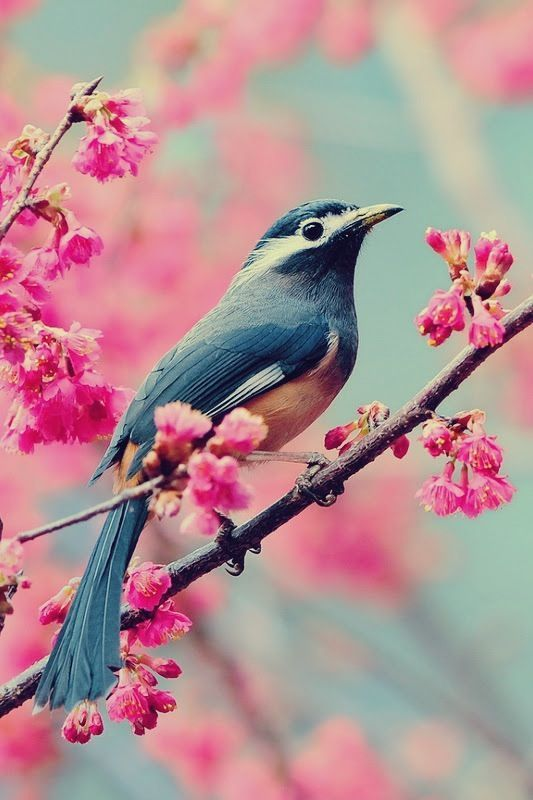
#> input picture images/bird.jpg, 533 x 800 px
$ python segmentation.py
#> lines starting #> are read from the running program, lines starting #| are printed output that depends on the picture; after the words box and inside, x2 and y2 are one past the last pixel; in counts of white or black regions, pixels touching at a corner belong together
#!/usr/bin/env python3

import argparse
import numpy as np
import matplotlib.pyplot as plt
from PIL import Image

class BinarySegmentation(object):
    def segment(self, img, threshold):
        return np.where(img < threshold, 0, 1)

    def otsu_segment(self, img):
        result = np.zeros_like(img)
        highest_variance = 0.
        best_threshold = 0

        for threshold in range(1, 256):
            segmented_img = self.segment(img, threshold=threshold)

            # Compute probabilities of foreground / background segments
            p1 = np.count_nonzero(segmented_img == 0) / np.size(segmented_img)
            p2 = 1. - p1

            # Segmentation is bad if there is only one segment visible
            if p1 == 0 or p2 == 0:
                continue

            # Compute each segment's mean intensity
            mu1 = np.mean(img, where=(segmented_img==0))
            mu2 = np.mean(img, where=(segmented_img==1))

            # Compute between-class variance
            var = p1 * p2 * (mu1 - mu2)**2

            # Pick maximum variance
            if var > highest_variance:
                result = segmented_img
                highest_variance = var
                best_threshold = threshold

        return result, best_threshold

def main(args):
    # Read original RGB image
    rgb = Image.open(args.file)
#> rgb is the input picture: PIL image 533x800 RGB; mean R, G, B 178.3, 142.7, 147

    # Convert image to grayscale
    gray = rgb.convert('L')
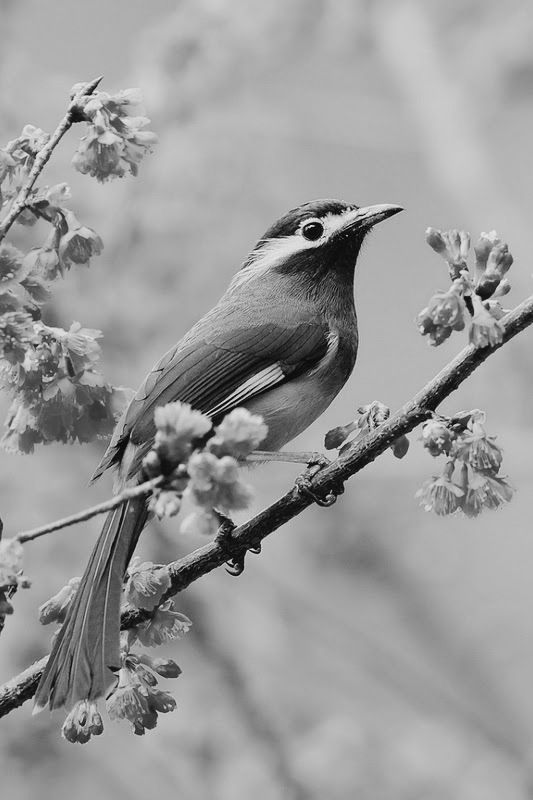
#> gray: PIL image 533x800 L; min 1, max 247, mean 153.8

    # Convert PIL image to numpy array
    img = np.asarray(gray)

    # Create segmenter object
    segmenter = BinarySegmentation()

    # Perform segmentation
    preset_thresholds = [75, 100, 125]
    s1 = segmenter.segment(img, threshold=preset_thresholds[0])
#> in segment, `return np.where(img < threshold, 0, 1)`:
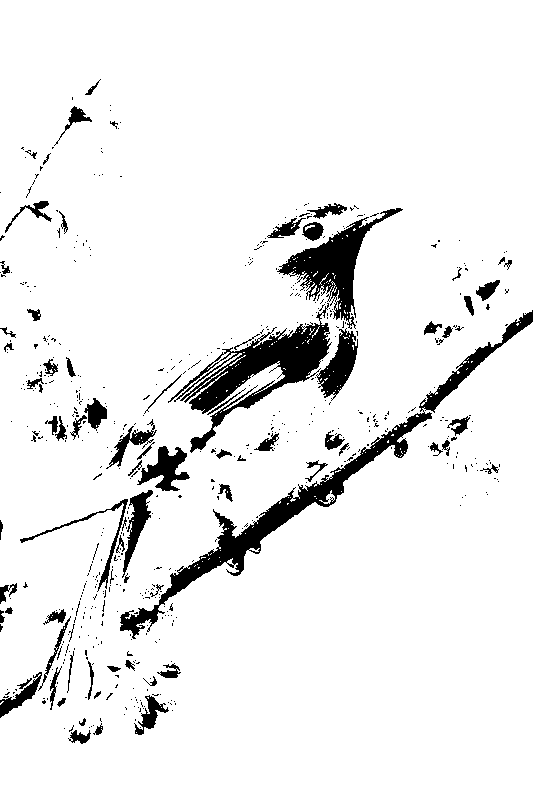
#> returned value: shape (800, 533) int64; values 0 (black) and 1 (white), 92.5% white; 595 black regions (515 under 20 px), largest, box (x1, y1, x2, y2) and area: (120, 310, 533, 639) 7907, (168, 303, 332, 453) 6153, (277, 208, 403, 329) 3933
    s2 = segmenter.segment(img, threshold=preset_thresholds[1])
#> call 2 of segment, with threshold = 100
#> in segment (call 2), `return np.where(img < threshold, 0, 1)`:
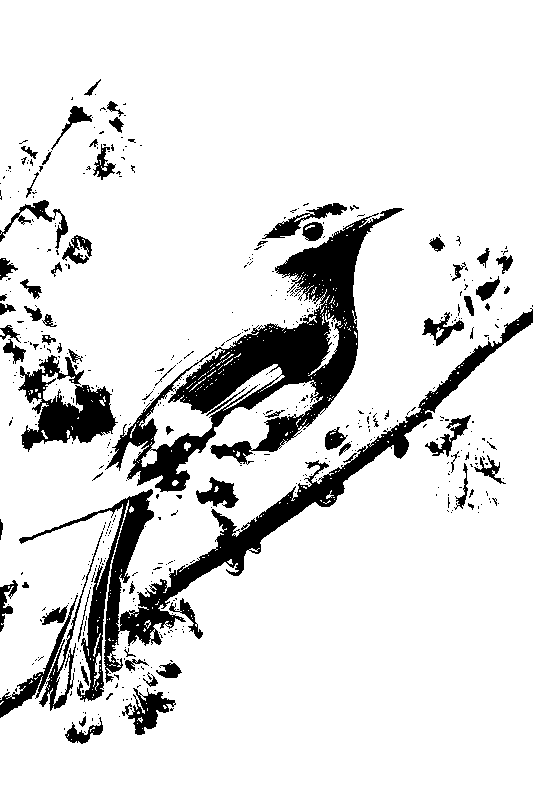
#> returned value: shape (800, 533) int64; values 0 (black) and 1 (white), 87.2% white; 525 black regions (454 under 20 px), largest, box (x1, y1, x2, y2) and area: (105, 208, 404, 492) 19551, (19, 308, 533, 702) 15272, (18, 355, 118, 452) 4393
    s3 = segmenter.segment(img, threshold=preset_thresholds[2])
#> call 3 of segment, with threshold = 125
#> in segment (call 3), `return np.where(img < threshold, 0, 1)`:
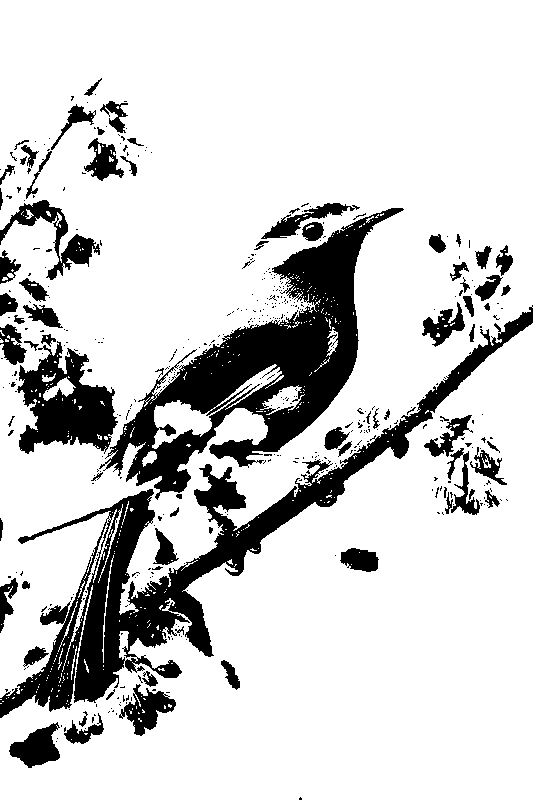
#> returned value: shape (800, 533) int64; values 0 (black) and 1 (white), 82% white; 446 black regions (370 under 20 px), largest, box (x1, y1, x2, y2) and area: (0, 305, 533, 718) 26003, (99, 208, 404, 500) 24750, (17, 341, 118, 454) 6165
    otsu, threshold = segmenter.otsu_segment(img)
#> the loop in otsu_segment, `for threshold in range(1, 256):` made 255 passes
#> (p1, p2, mu1, mu2, var, highest_variance) on passes 2 to 13: (2.35e-06, 1, 1, 153.8, 0.0548, 0.0548), (3.05e-05, 1, 1.92, 153.8, 0.703, 0.703), (7.27e-05, 1, 2.55, 153.8, 1.66, 1.66), (0.000155, 1, 3.32, 153.8, 3.51, 3.51), (0.000223, 1, 3.83, 153.9, 5.01, 5.01), (0.000295, 1, 4.37, 153.9, 6.6, 6.6), (0.000424, 1, 5.17, 153.9, 9.38, 9.38), (0.000596, 0.999, 5.98, 153.9, 13.03, 13.03), (0.0008, 0.999, 6.75, 153.9, 17.31, 17.31), (0.0011, 0.999, 7.64, 154, 23.53, 23.53), (0.0015, 0.998, 8.54, 154, 31.73, 31.73), (0.00189, 0.998, 9.24, 154.1, 39.49, 39.49)
#> (p1, p2) on pass 1: (0, 1)
#> pass 2, in otsu_segment, `segmented_img = self.segment(img, threshold=threshold)`:
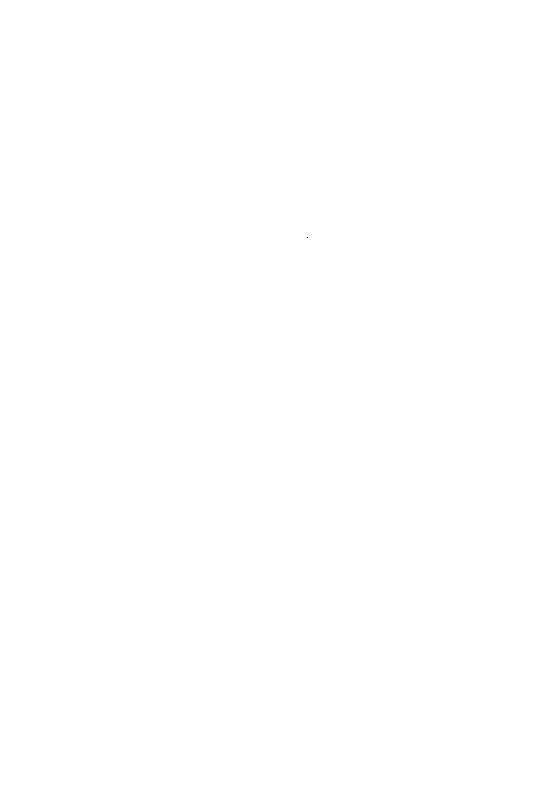
#> segmented_img: shape (800, 533) int64; values 0 (black) and 1 (white), 100% white; black in thin lines or dots, all inside (x1, y1, x2, y2) = (307, 237, 308, 238)
#> after the loop in otsu_segment, `for threshold in range(1, 256):`:
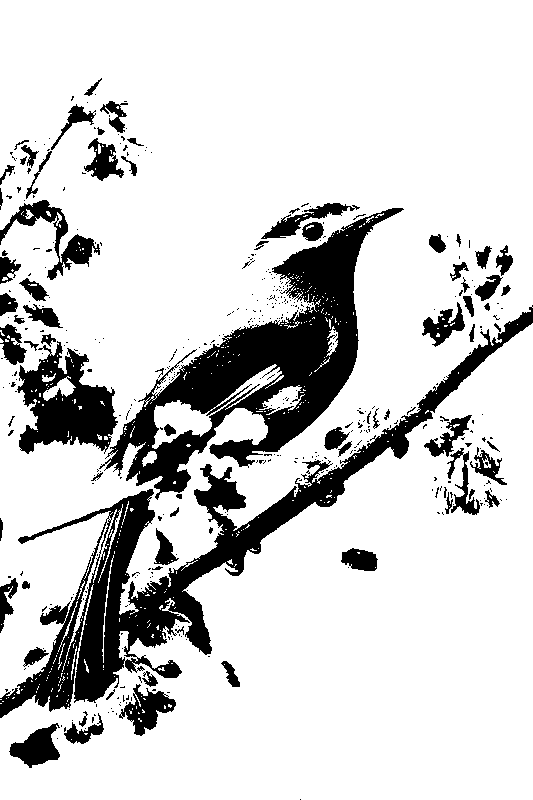
#> result: shape (800, 533) int64; values 0 (black) and 1 (white), 82.2% white; 446 black regions (368 under 20 px), largest, box (x1, y1, x2, y2) and area: (0, 305, 533, 718) 25751, (99, 208, 404, 500) 24475, (17, 341, 118, 454) 6113
#> after the loop in otsu_segment, `for threshold in range(1, 256):`: segmented_img: shape (800, 533) int64; every value is 0
#> after the loop in otsu_segment, `for threshold in range(1, 256):`: best_threshold = 124; highest_variance = 1319.2
#> threshold = 124

    # Plot results
    _, axes = plt.subplot_mosaic('ABCC\nDEFG', layout='constrained')
    axes['A'].imshow(rgb)
    axes['A'].set_title('Original Image')
    axes['B'].imshow(gray, cmap='gray')
    axes['B'].set_title('Grayscale Image')
    axes['C'].hist(x=np.arange(256), bins=256, weights=gray.histogram())
    axes['C'].set_title('Grayscale Histogram (256 bins)')
    axes['D'].imshow(s1, cmap='gray')
    axes['D'].set_title(f'Preset Threshold: {preset_thresholds[0]}')
    axes['E'].imshow(s2, cmap='gray')
    axes['E'].set_title(f'Preset Threshold: {preset_thresholds[1]}')
    axes['F'].imshow(s3, cmap='gray')
    axes['F'].set_title(f'Preset Threshold: {preset_thresholds[2]}')
    axes['G'].imshow(otsu, cmap='gray')
    axes['G'].set_title(f'Otsu Threshold: {threshold}')
    plt.show()
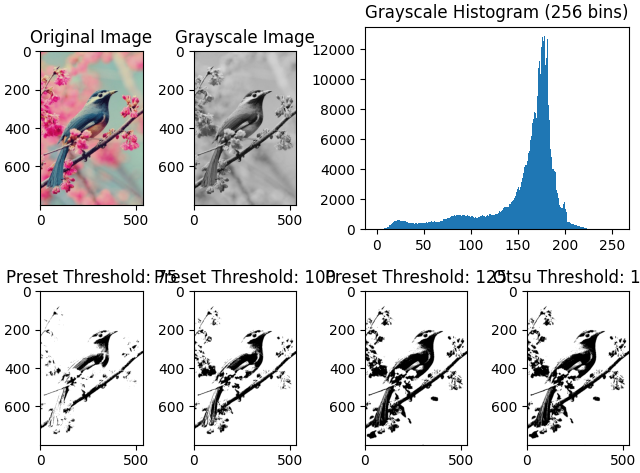
#> figure drawn by matplotlib, 7 panels; panel 3: tallest bar 12869 high, from x = 177.3 to 178.3

if __name__ == '__main__':
    # Parse input arguments
    argparser = argparse.ArgumentParser(description='Performs binary threshold segmentation.')
    argparser.add_argument(
        '--file',
        default='./images/bird.jpg',
        type=str,
        help='File path to image')
    args = argparser.parse_args()

    # Perform algorithm with input args
    main(args)
